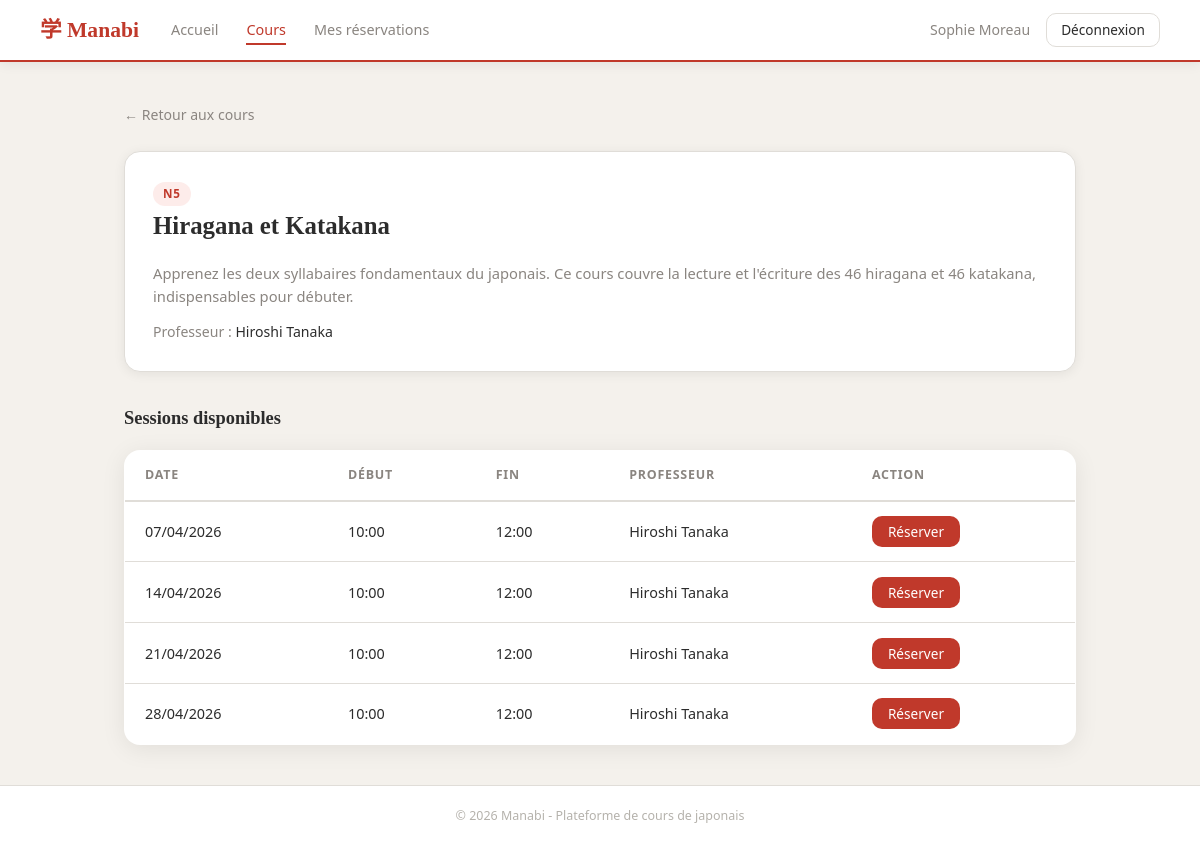
/index.php?page=cours&id=1 (signed in), run on the app's committed database.
### tables this page shows
CREATE TABLE `cours` (
  `id` int(11) NOT NULL,
  `intitule` varchar(100) NOT NULL,
  `niveau` varchar(5) DEFAULT NULL,
  `prof_id` int(11) NOT NULL,
  `description` text DEFAULT NULL
);

CREATE TABLE `users` (
  `id` int(11) NOT NULL,
  `nom` varchar(50) NOT NULL,
  `prenom` varchar(50) NOT NULL,
  `email` varchar(100) NOT NULL,
  `password` varchar(255) NOT NULL,
  `role` enum('admin','professeur','eleve') NOT NULL
);

CREATE TABLE `sessions` (
  `id` int(11) NOT NULL,
  `cours_id` int(11) NOT NULL,
  `prof_id` int(11) NOT NULL,
  `date_session` date NOT NULL,
  `heure_debut` time NOT NULL,
  `heure_fin` time NOT NULL
);

### models/cours.php (called while the page is built, shortened)
<?php
require_once __DIR__ . '/../config/database.php';
function getCoursById($id){
    global $pdo;
    $stmt = $pdo->prepare("SELECT cours.*, users.nom, users.prenom FROM cours JOIN users ON cours.prof_id = users.id WHERE cours.id = :id");
    $stmt->execute(array(':id' => $id));
    return $stmt->fetch();
}

### models/session.php (called while the page is built)
<?php
require_once __DIR__ . '/../config/database.php';
function getSessionsByCours($cours_id){
    global $pdo;
    $stmt = $pdo->prepare("SELECT sessions.*, users.nom, users.prenom FROM sessions JOIN users ON sessions.prof_id = users.id WHERE sessions.cours_id = :cours_id");
    $stmt->execute(array(':cours_id' => $cours_id));
    return $stmt->fetchAll();
}

### views/cours_detail.php (the view, shortened to what this page needs)
<?php require_once __DIR__ . '/layout/header.php'; ?>
    <a href="index.php?page=cours" class="retour-lien">← Retour aux cours</a>
    <div class="cours-detail-header">
        <span class="cours-card-niveau"><?= $cours['niveau'] ?></span>
        <h2><?= $cours['intitule'] ?></h2>
        <p style="margin: 0.75rem 0; color: var(--couleur-muted); font-size: 0.92rem;"><?= $cours['description'] ?></p>
        <div class="cours-detail-meta">
            <p>Professeur : <span><?= $cours['prenom'] . ' ' . $cours['nom'] ?></span></p>
        </div>
    </div>
    <h3 class="sessions-titre">Sessions disponibles</h3>
<?php if (empty($sessions)) : ?>
    <p>Aucune session planifiée pour ce cours.</p>
<?php else : ?>
    <table class="sessions-table">
        <thead>
        <tr>
            <th>Date</th>
            <th>Début</th>
            <th>Fin</th>
            <th>Professeur</th>
            <th>Action</th>
        </tr>
        </thead>
        <tbody>
        <?php foreach ($sessions as $session) : ?>
            <tr>
                <td><?= date('d/m/Y', strtotime($session['date_session'])) ?></td>
                <td><?= substr($session['heure_debut'], 0, 5) ?></td>
                <td><?= substr($session['heure_fin'], 0, 5) ?></td>
                <td><?= $session['prenom'] . ' ' . $session['nom'] ?></td>
                <td>
                    <form method="POST" action="index.php?page=reservations">
                        <button type="submit" class="btn-reserver">Réserver</button>
                    </form>
                </td>
            </tr>
        <?php endforeach; ?>
        </tbody>
    </table>
<?php endif; ?>
<?php require_once __DIR__ . '/layout/footer.php'; ?>

### assets/css/style.css (style rules this page uses)
:root { --couleur-principale: #c0392b; --couleur-sombre: #922b21; --couleur-texte: #2c2c2c; --couleur-fond: #f4f1ec; --couleur-blanc: #ffffff; --couleur-bordure: #e0ddd8; --couleur-erreur-bg: #fdecea; --couleur-erreur: #c0392b; --couleur-muted: #8a8580; --font-titre: 'Noto Serif JP', Georgia, serif; --font-corps: 'DM Sans', 'Segoe UI', sans-serif; --radius: 10px; --radius-lg: 16px; --ombre: 0 2px 12px rgba(0,0,0,0.07); --ombre-card: 0 4px 24px rgba(0,0,0,0.08); }
*, *::before, *::after { box-sizing: border-box; margin: 0; padding: 0; }
body { font-family: var(--font-corps); background-color: var(--couleur-fond); color: var(--couleur-texte); line-height: 1.6; min-height: 100vh; display: flex; flex-direction: column; }
a { color: var(--couleur-principale); text-decoration: none; }
.cours-card-niveau { display: inline-block; background: #fdecea; color: var(--couleur-principale); font-size: 0.73rem; font-weight: 600; letter-spacing: 0.06em; padding: 3px 10px; border-radius: 20px; align-self: flex-start; }
.retour-lien { display: inline-flex; align-items: center; gap: 0.3rem; font-size: 0.88rem; color: var(--couleur-muted); margin-bottom: 1.5rem; transition: color 0.2s; text-decoration: none; }
.cours-detail-header { background: var(--couleur-blanc); border-radius: var(--radius-lg); padding: 1.75rem; margin-bottom: 2rem; border: 1px solid var(--couleur-bordure); box-shadow: var(--ombre); }
.cours-detail-header h2 { font-family: var(--font-titre); font-size: 1.55rem; font-weight: 600; margin-bottom: 1rem; }
.cours-detail-meta { display: flex; flex-wrap: wrap; gap: 1.5rem; font-size: 0.88rem; color: var(--couleur-muted); }
.cours-detail-meta span { font-weight: 500; color: var(--couleur-texte); }
.sessions-titre { font-family: var(--font-titre); font-size: 1.15rem; font-weight: 600; margin-bottom: 1rem; }
.sessions-table { width: 100%; border-collapse: collapse; background: var(--couleur-blanc); border-radius: var(--radius-lg); overflow: hidden; box-shadow: var(--ombre-card); border: 1px solid var(--couleur-bordure); }
.sessions-table thead { background: var(--couleur-blanc); border-bottom: 2px solid var(--couleur-bordure); }
.sessions-table thead th { padding: 0.9rem 1.25rem; text-align: left; font-size: 0.78rem; font-weight: 600; letter-spacing: 0.06em; text-transform: uppercase; color: var(--couleur-muted); }
.sessions-table tbody tr { border-bottom: 1px solid var(--couleur-bordure); transition: background 0.15s; }
.sessions-table tbody tr:last-child { border-bottom: none; }
.sessions-table tbody td { padding: 0.9rem 1.25rem; font-size: 0.9rem; }
.btn-reserver { background: var(--couleur-principale); color: var(--couleur-blanc); border: none; border-radius: var(--radius); padding: 6px 16px; font-size: 0.85rem; font-family: var(--font-corps); font-weight: 500; cursor: pointer; transition: background 0.2s; }

### data on the page
cours: niveau "N5", intitule "Hiragana et Katakana", description "Apprenez les deux syllabaires fondamentaux du japonais. Ce cours couvre la lecture et l'écriture des 46 hiragana et 46 katakana, indispensables pour débuter.", prof.prenom "Hiroshi", prof.nom "Tanaka"
sessions: date_session "07/04/2026", heure_debut "10:00", heure_fin "12:00", prof.prenom "Hiroshi", prof.nom "Tanaka"
sessions: date_session "14/04/2026", heure_debut "10:00", heure_fin "12:00", prof.prenom "Hiroshi", prof.nom "Tanaka"
sessions: date_session "21/04/2026", heure_debut "10:00", heure_fin "12:00", prof.prenom "Hiroshi", prof.nom "Tanaka"
sessions: date_session "28/04/2026", heure_debut "10:00", heure_fin "12:00", prof.prenom "Hiroshi", prof.nom "Tanaka"

### other printed values
$_SESSION['prenom'] . ' ' . $_SESSION['nom'] "Sophie Moreau"
